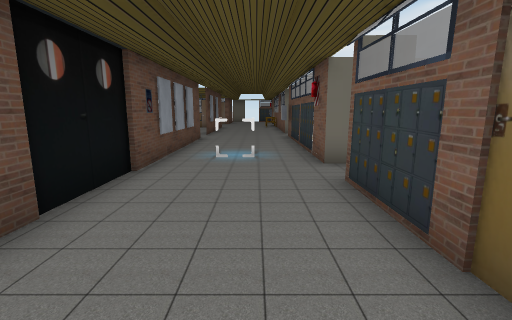
view 1 (above)

23 first-person views from a walk through a 3-D level made in the Unity game engine. The camera is 1.2 m above the floor, tilts 10° down and sees 85° across. Doors are open. The floor is counted in squares, 1 m on a side. Each view is taken from the middle of a square. On the plan, view 1 faces up. The plan holds only what a view shows up to about 13 squares ahead; the rest is blank. The place goes on beyond the plan. The player is left out. Some surface patterns are stand-ins.

view 2
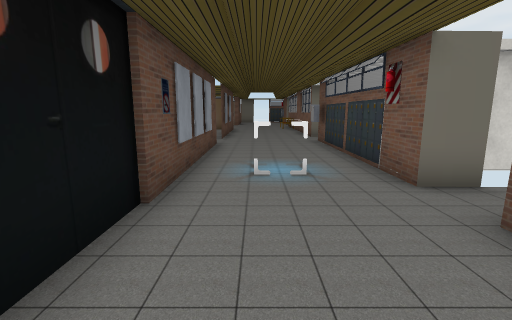

view 3
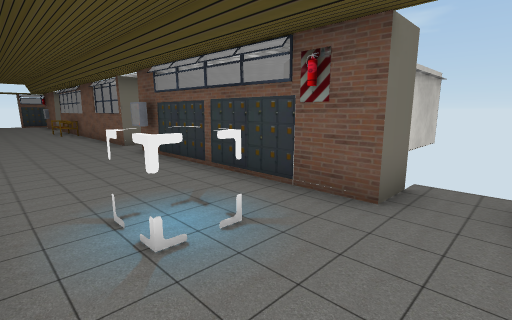

view 4
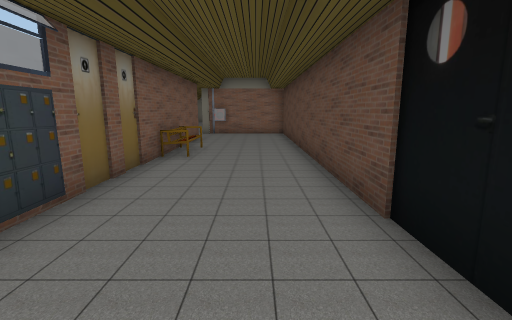

view 5
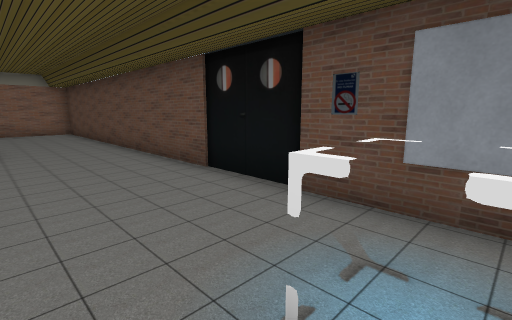

view 6
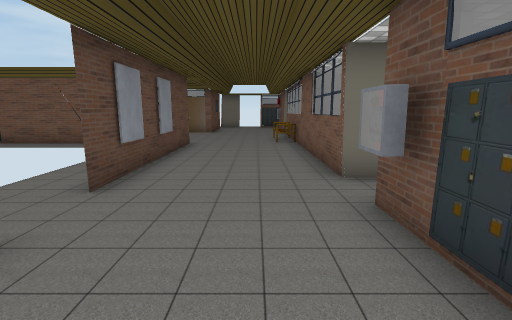

view 7
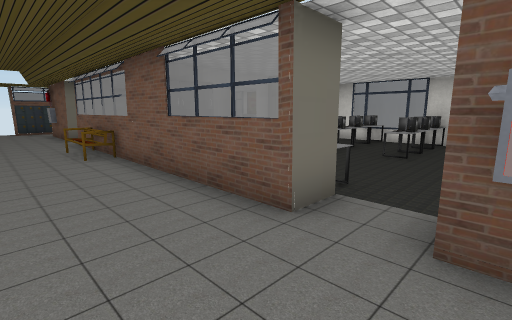

view 8
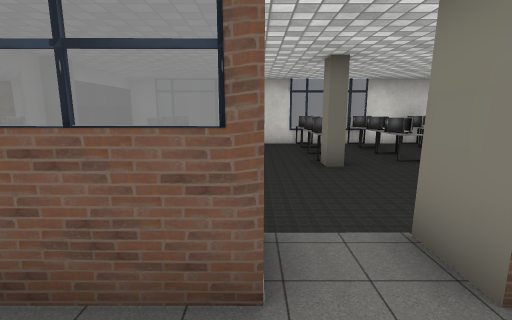

view 9
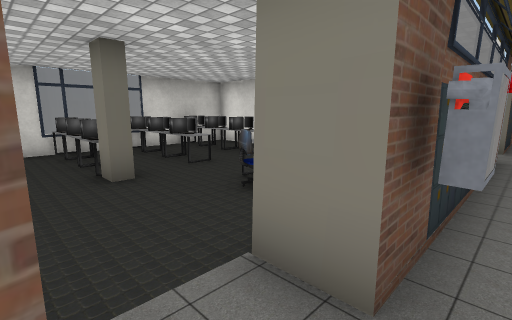

view 10
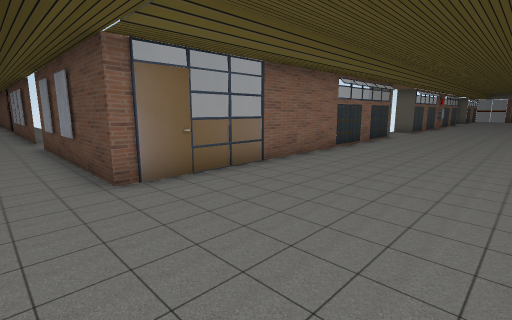

view 11
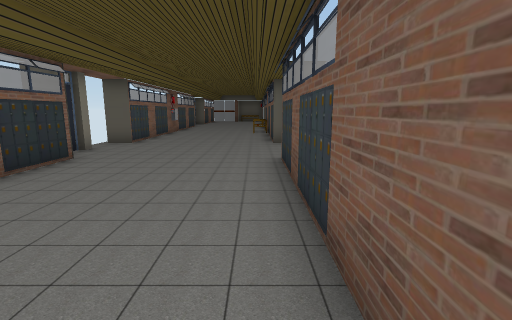

view 12
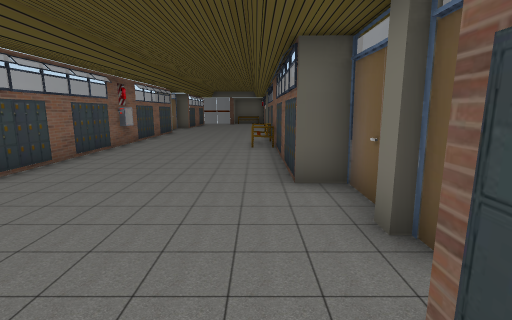

view 13
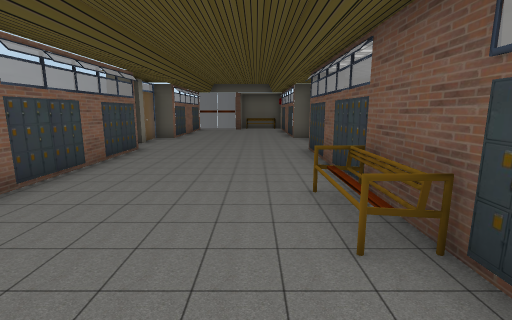

view 14
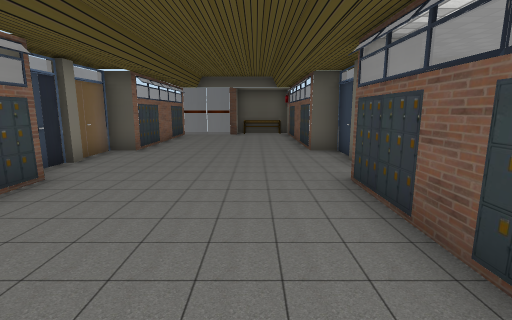

view 15
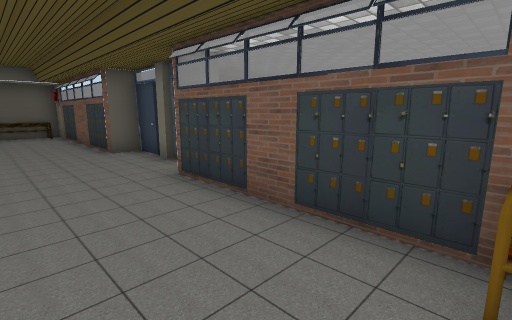

view 16
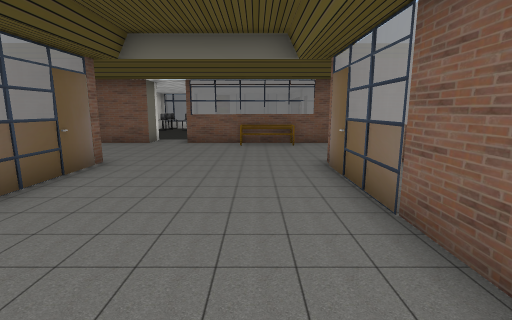

view 17
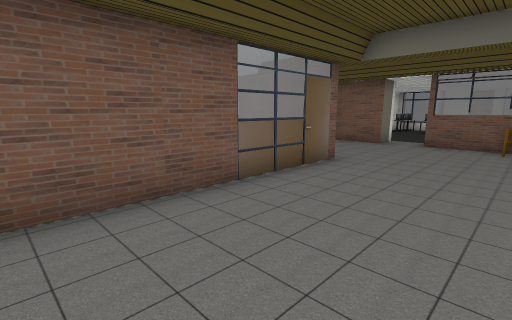

view 18
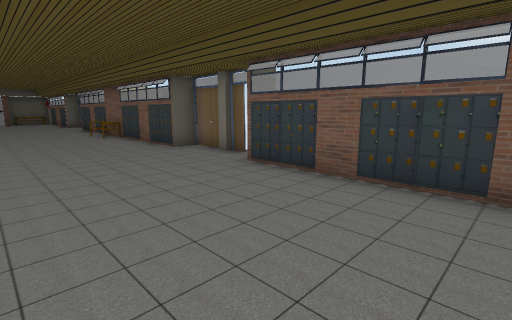

view 19
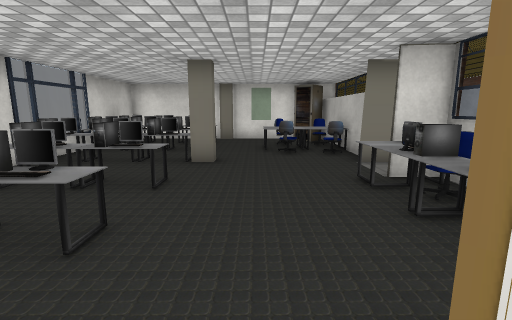

view 20
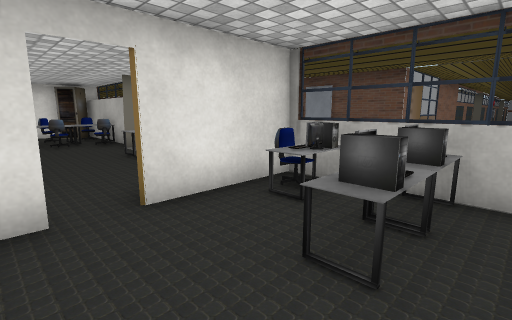

view 21
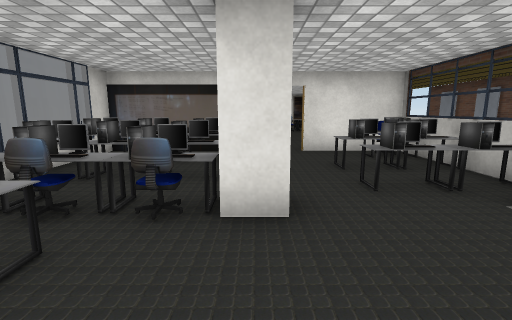

view 22
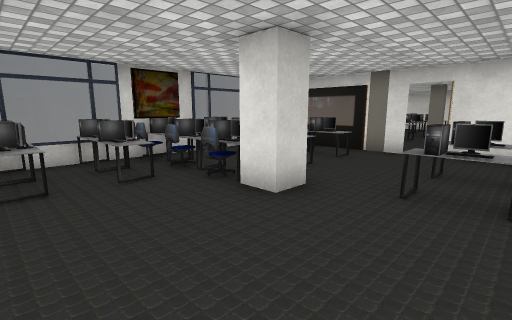

view 23
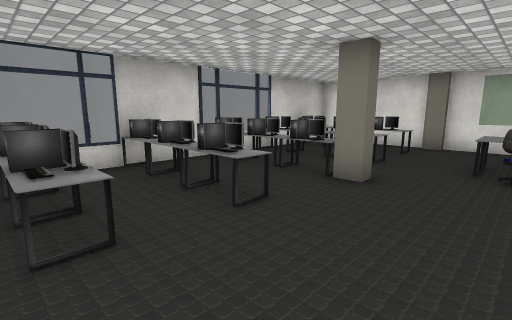

### Floor plan
Key: @ floor where view 1 was taken; # wall or solid block; x gap in a wall; . floor; D open door; = window, fence, low wall or low ledge; ^ raised ledge; C computer; L column; O other object.
Columns run from 37 left of view 1 to 10 right of it. Each row starts with its distance up from view 1.
 28                                    # .##. ...xCO
 27     ####           ###D            # ..# ....==#
 26 #####..#############.#DD########=###...#D....xCC
 25 .............===........................D..LC=CC
 24 .......................................=CC.L#=##
 23 .......................................===..O^C#
 22 ......................................=#CC.....#
 21 ......................................=#=...C^O#
 20 #####..#############D#.#########=###...##...####
 19     ####           #DD##         ..#...###.#####
 18                                    #...#=...#^C#
 17                                    #...#C...#=^#
 16                                    #...==...C^C#
 15                                   .#...DD...C^^#
 14                                   .D...DD......#
 13                                   DD...#D...C#C#
 12                                   .#...#==..#=##
 11                                   .#...#^^^.#^C#
 10                                   .#...#==..#=C#
  9                                    #...##...#^C#
  8                                    #OO.#########
  7                                    #OO.#
  6                                   ##...D
  5                                   #....D
  4                                   #....#
  3                                   # ...#
  2                                    #...#
  1                                    #...#
  0                                    #.@.#
 -1                                    #..=#
 -2                                    #..##
 -3                                    #..=#
 -4                                    #...#
 -5                                    #...#
 -6                                    #...#
 -7                                    #...
 -8                                     ..

Where each view was taken, in squares from view 1:
view 1: 0 up, 0 right, facing up
view 2: 2 up, 1 left, facing up
view 3: 5 up, 2 left, facing up-right
view 4: 6 up, 1 left, facing down
view 5: 8 up, 1 right, facing down-left
view 6: 10 up, 0 right, facing up
view 7: 13 up, 1 left, facing up-right
view 8: 15 up, 0 right, facing right
view 9: 15 up, 1 right, facing down-right
view 10: 25 up, 1 left, facing down-left
view 11: 25 up, 7 left, facing left
view 12: 25 up, 13 left, facing left
view 13: 24 up, 20 left, facing left
view 14: 24 up, 24 left, facing left
view 15: 23 up, 24 left, facing up-left
view 16: 22 up, 9 left, facing right
view 17: 22 up, 9 left, facing up-right
view 18: 21 up, 9 left, facing up-left
view 19: 20 up, 5 right, facing down
view 20: 23 up, 6 right, facing down-left
view 21: 28 up, 6 right, facing down
view 22: 28 up, 3 right, facing down-right
view 23: 18 up, 4 right, facing down-right
